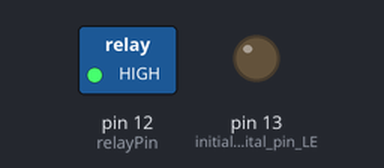
Bench run of a sketch on a simulated Arduino Uno, built with avr-gcc and run on an emulated ATmega328P. Shown: switched loads named in the sketch (green lamp = pin HIGH), output pins drawn as LEDs (lit = HIGH).

Above: at 0.1 s.
Timing chart, 0 to 1.6 s (numbered marks = the images above):
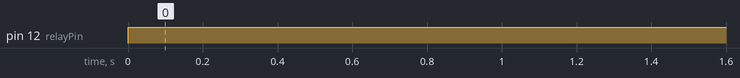

Measured:
- by itself, pin 12 (relayPin): LOW → HIGH at 0.00 s

The sketch:

UNO_relay.ino
```cpp
int relayPin = 12;
void setup(){

  pinMode(LED_BUILTIN, OUTPUT);   // initialize digital pin LED_BUILTIN as an output.
  pinMode(relayPin, OUTPUT);   // initialize digital pin LED_BUILTIN as an output.


}


void loop()
{   digitalWrite(relayPin,HIGH);
  delay(100);
  digitalWrite(relayPin,HIGH);

  delay(500);

}
```
